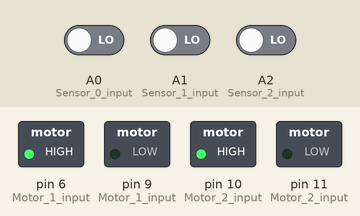
Simulated run of this sketch. Board: Arduino Uno, built with avr-gcc and run on an emulated ATmega328P. Parts: switched loads named in the sketch (green lamp = pin HIGH). The test bench sets the inputs (shaded band); at power-on: A0 (Sensor_0_input) LOW, A1 (Sensor_1_input) LOW, A2 (Sensor_2_input) LOW.

Above: at 0.1 s.
Timing chart, 0 to 1.6 s (numbered marks = the images above):
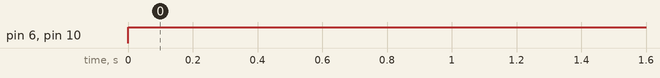

The sketch:

Calibrate.ino
```cpp
void setup()
{
pinMode(A0,INPUT);//Sensor 0 input
pinMode(A1,INPUT);//Sensor 1 input
pinMode(A2,INPUT);//Sensor 2 input
pinMode(6,OUTPUT);//Motor 1 input
pinMode(9,OUTPUT);//Motor 1 input
pinMode(10,OUTPUT);//Motor 2 input
pinMode(11,OUTPUT);//Motor 2 input
}

void loop() {
int i=3;//Co-ordinate of X destination
int j=2;//Co-ordinate of Y destination
int x=0;//Co-ordinate of X initial position
int y=0;//Co-ordinate of Y initial position
int s0=digitalRead(A0);//digital value of Sensor 0
int s1=digitalRead(A1);//digital value of Sensor 1
int s2=digitalRead(A2);//digital value of Sensor 2

forward();}
void stop1()
{
  digitalWrite(6,0);
  digitalWrite(9,0);
  digitalWrite(10,0);
  digitalWrite(11,0);

  }
void right()
{

  digitalWrite(6,1);
 digitalWrite(9,0);
  digitalWrite(10,0);
  digitalWrite(11,LOW);

 }
void left_spin()
{
    digitalWrite(6,LOW);
    digitalWrite(9,HIGH);
    digitalWrite(10,HIGH);
    digitalWrite(11,LOW);
 }
void forward()
{
   digitalWrite(6,HIGH);
    digitalWrite(9,LOW);
    digitalWrite(10,HIGH);
   digitalWrite(11,LOW);
}
void left()
{
   digitalWrite(6,0);
    digitalWrite(9,LOW);
    digitalWrite(10,1);
    digitalWrite(11,0);
}
void right_spin()
{
   digitalWrite(6,HIGH);
   digitalWrite(9,LOW);
   digitalWrite(10,LOW);
   digitalWrite(11,HIGH);
 }
```

Measured:
- by itself, pin 6 (Motor_1_input), pin 10 (Motor_2_input): LOW → HIGH at 0.00 s
